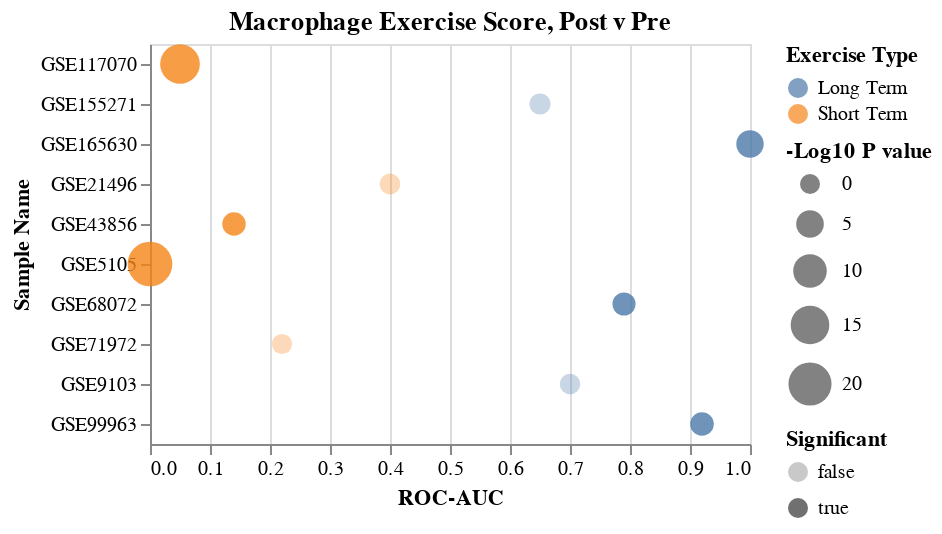

The notebook cell saved with this chart:
### Code cell
d2Lst=['GSE21496','GSE117070','GSE43856','GSE71972','GSE5105','GSE165630','GSE99963','GSE68072','GSE155271','GSE9103']
df2=df.loc[d2Lst]
saveName='MacrophageExerciseDotPlot_log10Pval.svg'
title='Macrophage Exercise Score, Post v Pre'
save=False
dfIn=df2

chart=makeDotPlot(dfIn,saveName=saveName,title=title,rev=False,save=save)
chart

### Figure 1 — Vega-Lite specification as saved in the notebook (floating-point values rounded to 4 significant figures)
{"config": {"view": {"continuousWidth": 300, "continuousHeight": 300}}, "data": {"name": "data-604ee8f6cb35459543e3e34c57b1408e"}, "mark": {"type": "circle"}, "encoding": {"color": {"field": "Exercise Type", "type": "nominal"}, "opacity": {"field": "Significant", "type": "nominal"}, "size": {"field": "-Log10 P value", "scale": {"range": [100, 500], "reverse": false}, "type": "quantitative"}, "x": {"field": "ROC-AUC", "scale": {"domain": [0, 1]}, "type": "quantitative"}, "y": {"field": "Sample Name", "type": "nominal"}}, "title": "Macrophage Exercise Score, Post v Pre", "$schema": "https://vega.github.io/schema/vega-lite/v5.8.0.json", "datasets": {"data-604ee8f6cb35459543e3e34c57b1408e": [{"Sample Name": "GSE21496", "Num Samples": 21, "ROC-AUC": 0.4, "Pval": 0.368, "Exercise Type": "Short Term", "-Log10 P value": 0.4342, "Significant": false}, {"Sample Name": "GSE117070", "Num Samples": 82, "ROC-AUC": 0.05, "Pval": 7.31e-17, "Exercise Type": "Short Term", "-Log10 P value": 16.14, "Significant": true}, {"Sample Name": "GSE43856", "Num Samples": 16, "ROC-AUC": 0.14, "Pval": 0.00832, "Exercise Type": "Short Term", "-Log10 P value": 2.08, "Significant": true}, {"Sample Name": "GSE71972", "Num Samples": 16, "ROC-AUC": 0.22, "Pval": 0.767, "Exercise Type": "Short Term", "-Log10 P value": 0.1152, "Significant": false}, {"Sample Name": "GSE5105", "Num Samples": 44, "ROC-AUC": 0.0, "Pval": 1.15e-22, "Exercise Type": "Short Term", "-Log10 P value": 21.94, "Significant": true}, {"Sample Name": "GSE165630", "Num Samples": 14, "ROC-AUC": 1.0, "Pval": 1.55e-05, "Exercise Type": "Long Term", "-Log10 P value": 4.81, "Significant": true}, {"Sample Name": "GSE99963", "Num Samples": 14, "ROC-AUC": 0.92, "Pval": 0.00713, "Exercise Type": "Long Term", "-Log10 P value": 2.147, "Significant": true}, {"Sample Name": "GSE68072", "Num Samples": 23, "ROC-AUC": 0.79, "Pval": 0.0151, "Exercise Type": "Long Term", "-Log10 P value": 1.821, "Significant": true}, {"Sample Name": "GSE155271", "Num Samples": 13, "ROC-AUC": 0.65, "Pval": 0.213, "Exercise Type": "Long Term", "-Log10 P value": 0.6716, "Significant": false}, {"Sample Name": "GSE9103", "Num Samples": 20, "ROC-AUC": 0.7, "Pval": 0.529, "Exercise Type": "Long Term", "-Log10 P value": 0.2765, "Significant": false}]}}
